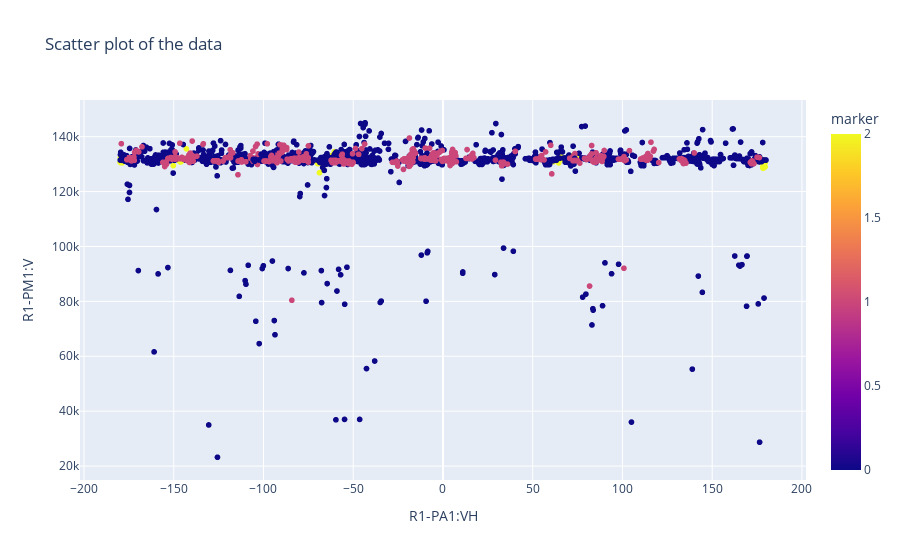

Write notebook code for a chart like this one.
### Code cell
# Draw a scatter plot of the data
def draw_scatter_plot(df, features_list, title):
    fig = px.scatter(df, x=features_list[0], y=features_list[1], color='marker', title=title)
    fig.show()

draw_scatter_plot(df, features_list, "Scatter plot of the data")

### Figure 1 — Plotly figure (JSON) as saved in the notebook; plotly's stock layout.template omitted (floating-point values rounded to 4 significant figures; data arrays with more than 128 entries replaced by an {"elided": "..."} marker saying what was removed)
{"data": [{"hovertemplate": "R1-PA1:VH=%{x}<br>R1-PM1:V=%{y}<br>marker=%{marker.color}<extra></extra>", "legendgroup": "", "marker": {"color": {"elided": "4971 int values"}, "coloraxis": "coloraxis", "symbol": "circle"}, "mode": "markers", "name": "", "showlegend": false, "type": "scattergl", "x": {"elided": "4971 float values"}, "xaxis": "x", "y": {"elided": "4971 float values"}, "yaxis": "y"}], "layout": {"coloraxis": {"colorbar": {"title": {"text": "marker"}}, "colorscale": [[0, "#0d0887"], [0.1111, "#46039f"], [0.2222, "#7201a8"], [0.3333, "#9c179e"], [0.4444, "#bd3786"], [0.5556, "#d8576b"], [0.6667, "#ed7953"], [0.7778, "#fb9f3a"], [0.8889, "#fdca26"], [1, "#f0f921"]]}, "legend": {"tracegroupgap": 0}, "title": {"text": "Scatter plot of the data"}, "xaxis": {"anchor": "y", "domain": [0, 1], "title": {"text": "R1-PA1:VH"}}, "yaxis": {"anchor": "x", "domain": [0, 1], "title": {"text": "R1-PM1:V"}}}}
